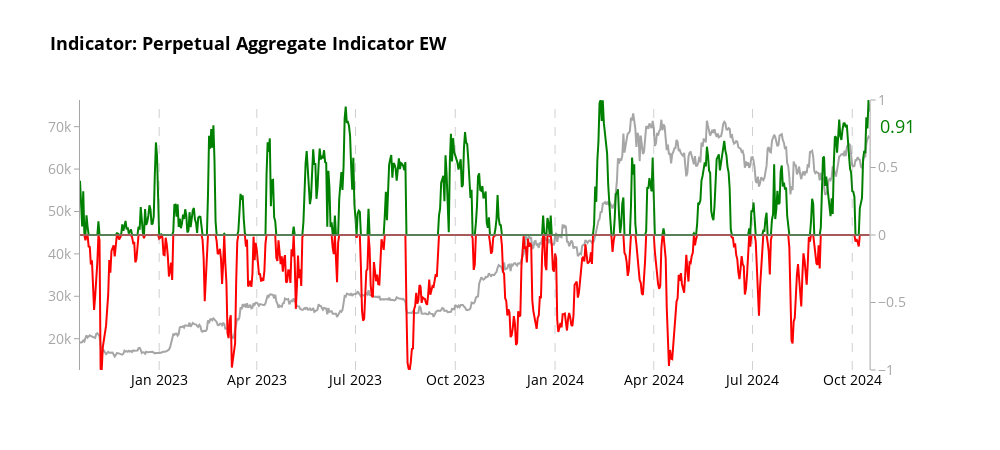
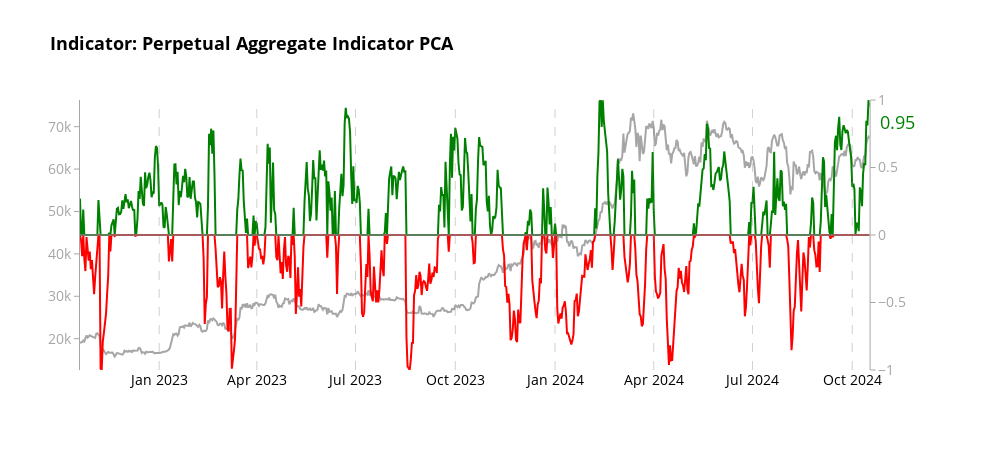

Here is the notebook cell these charts were saved with, in order:
### Code cell
# Create charts for each aggregator
aggregators = [('aggregate_indicator_equalweight', "Indicator: Perpetual Aggregate Indicator EW"),
    ('aggregate_indicator_PCA', "Indicator: Perpetual Aggregate Indicator PCA")
    ]

for aggregator, title in aggregators:
    fig = create_aggregator_chart(merged_df, aggregator, title)
    
    # Show the plot
    fig.show()
    
    # Optionally, save the plot as an HTML file
    pio.write_html(fig, file=f'bitcoin_analysis_perp_{aggregator}_two_year.html')

print("All charts have been displayed and saved as separate HTML files.")

### Figure 1 — Plotly figure (JSON) as saved in the notebook; plotly's stock layout.template omitted (floating-point values rounded to 4 significant figures; data arrays with more than 128 entries replaced by an {"elided": "..."} marker saying what was removed)
{"data": [{"line": {"color": "rgba(128, 128, 128, 0.7)", "width": 2}, "mode": "lines", "name": "Price USD", "x": {"elided": "729 str values"}, "y": {"elided": "729 float values"}, "type": "scatter", "xaxis": "x", "yaxis": "y"}, {"fill": "tozeroy", "fillcolor": "rgba(255,0,0,0)", "line": {"color": "green", "width": 2}, "mode": "lines", "name": "aggregate_indicator_equalweight (Positive)", "x": {"elided": "729 str values"}, "y": {"elided": "729 float values"}, "type": "scatter", "xaxis": "x", "yaxis": "y2"}, {"fill": "tozeroy", "fillcolor": "rgba(0,0,255,0)", "line": {"color": "red", "width": 2}, "mode": "lines", "name": "aggregate_indicator_equalweight (Negative)", "x": {"elided": "729 str values"}, "y": {"elided": "729 float values"}, "type": "scatter", "xaxis": "x", "yaxis": "y2"}, {"hoverinfo": "skip", "line": {"color": "rgba(128, 128, 128, 0.7)", "width": 2}, "showlegend": false, "x": {"elided": "729 str values"}, "y": {"elided": "729 int values"}, "type": "scatter", "xaxis": "x", "yaxis": "y2"}], "layout": {"xaxis": {"anchor": "y", "domain": [0.0, 0.94], "tickfont": {"color": "black", "size": 14}, "showgrid": false, "zeroline": false}, "yaxis": {"anchor": "x", "domain": [0.0, 1.0], "tickfont": {"color": "rgba(128, 128, 128, 0.7)", "size": 14}, "title": {"font": {"size": 18}, "text": ""}, "showgrid": false, "zeroline": false, "showline": true, "linecolor": "rgba(128, 128, 128, 0.7)", "ticks": "outside", "tickcolor": "rgba(128, 128, 128, 0.7)"}, "yaxis2": {"anchor": "x", "overlaying": "y", "side": "right", "tickfont": {"color": "rgba(128, 128, 128, 0.7)", "size": 14}, "title": {"font": {"size": 18}, "text": ""}, "showgrid": false, "range": [-1, 1], "zeroline": false, "showline": true, "linecolor": "rgba(128, 128, 128, 0.7)", "ticks": "outside", "tickcolor": "rgba(128, 128, 128, 0.7)"}, "shapes": [{"line": {"color": "rgba(128, 128, 128, 0.7)", "dash": "dash", "width": 0.75}, "opacity": 0.7, "type": "line", "x0": "2023-01-01T00:00:00", "x1": "2023-01-01T00:00:00", "xref": "x", "y0": 0, "y1": 1, "yref": "y domain"}, {"line": {"color": "rgba(128, 128, 128, 0.7)", "dash": "dash", "width": 0.75}, "opacity": 0.7, "type": "line", "x0": "2024-01-01T00:00:00", "x1": "2024-01-01T00:00:00", "xref": "x", "y0": 0, "y1": 1, "yref": "y domain"}, {"line": {"color": "rgba(128, 128, 128, 0.7)", "dash": "dash", "width": 0.75}, "opacity": 0.7, "type": "line", "x0": "2023-04-01T00:00:00", "x1": "2023-04-01T00:00:00", "xref": "x", "y0": 0, "y1": 1, "yref": "y domain"}, {"line": {"color": "rgba(128, 128, 128, 0.7)", "dash": "dash", "width": 0.75}, "opacity": 0.7, "type": "line", "x0": "2024-04-01T00:00:00", "x1": "2024-04-01T00:00:00", "xref": "x", "y0": 0, "y1": 1, "yref": "y domain"}, {"line": {"color": "rgba(128, 128, 128, 0.7)", "dash": "dash", "width": 0.75}, "opacity": 0.7, "type": "line", "x0": "2023-07-01T00:00:00", "x1": "2023-07-01T00:00:00", "xref": "x", "y0": 0, "y1": 1, "yref": "y domain"}, {"line": {"color": "rgba(128, 128, 128, 0.7)", "dash": "dash", "width": 0.75}, "opacity": 0.7, "type": "line", "x0": "2024-07-01T00:00:00", "x1": "2024-07-01T00:00:00", "xref": "x", "y0": 0, "y1": 1, "yref": "y domain"}, {"line": {"color": "rgba(128, 128, 128, 0.7)", "dash": "dash", "width": 0.75}, "opacity": 0.7, "type": "line", "x0": "2023-10-01T00:00:00", "x1": "2023-10-01T00:00:00", "xref": "x", "y0": 0, "y1": 1, "yref": "y domain"}, {"line": {"color": "rgba(128, 128, 128, 0.7)", "dash": "dash", "width": 0.75}, "opacity": 0.7, "type": "line", "x0": "2024-10-01T00:00:00", "x1": "2024-10-01T00:00:00", "xref": "x", "y0": 0, "y1": 1, "yref": "y domain"}], "annotations": [{"align": "left", "font": {"color": "green", "size": 18}, "showarrow": false, "text": "0.91", "x": 0.95, "xanchor": "left", "xref": "paper", "y": 0.8045, "yanchor": "middle", "yref": "y2"}], "title": {"font": {"color": "black", "size": 18, "weight": "bold"}, "text": "Indicator: Perpetual Aggregate Indicator EW"}, "font": {"color": "black", "size": 14}, "showlegend": false, "hovermode": "x unified", "plot_bgcolor": "white", "paper_bgcolor": "white", "width": 1000, "height": 450}}

### Figure 2 — Plotly figure (JSON) as saved in the notebook; plotly's stock layout.template omitted (floating-point values rounded to 4 significant figures; data arrays with more than 128 entries replaced by an {"elided": "..."} marker saying what was removed)
{"data": [{"line": {"color": "rgba(128, 128, 128, 0.7)", "width": 2}, "mode": "lines", "name": "Price USD", "x": {"elided": "729 str values"}, "y": {"elided": "729 float values"}, "type": "scatter", "xaxis": "x", "yaxis": "y"}, {"fill": "tozeroy", "fillcolor": "rgba(255,0,0,0)", "line": {"color": "green", "width": 2}, "mode": "lines", "name": "aggregate_indicator_PCA (Positive)", "x": {"elided": "729 str values"}, "y": {"elided": "729 float values"}, "type": "scatter", "xaxis": "x", "yaxis": "y2"}, {"fill": "tozeroy", "fillcolor": "rgba(0,0,255,0)", "line": {"color": "red", "width": 2}, "mode": "lines", "name": "aggregate_indicator_PCA (Negative)", "x": {"elided": "729 str values"}, "y": {"elided": "729 float values"}, "type": "scatter", "xaxis": "x", "yaxis": "y2"}, {"hoverinfo": "skip", "line": {"color": "rgba(128, 128, 128, 0.7)", "width": 2}, "showlegend": false, "x": {"elided": "729 str values"}, "y": {"elided": "729 int values"}, "type": "scatter", "xaxis": "x", "yaxis": "y2"}], "layout": {"xaxis": {"anchor": "y", "domain": [0.0, 0.94], "tickfont": {"color": "black", "size": 14}, "showgrid": false, "zeroline": false}, "yaxis": {"anchor": "x", "domain": [0.0, 1.0], "tickfont": {"color": "rgba(128, 128, 128, 0.7)", "size": 14}, "title": {"font": {"size": 18}, "text": ""}, "showgrid": false, "zeroline": false, "showline": true, "linecolor": "rgba(128, 128, 128, 0.7)", "ticks": "outside", "tickcolor": "rgba(128, 128, 128, 0.7)"}, "yaxis2": {"anchor": "x", "overlaying": "y", "side": "right", "tickfont": {"color": "rgba(128, 128, 128, 0.7)", "size": 14}, "title": {"font": {"size": 18}, "text": ""}, "showgrid": false, "range": [-1, 1], "zeroline": false, "showline": true, "linecolor": "rgba(128, 128, 128, 0.7)", "ticks": "outside", "tickcolor": "rgba(128, 128, 128, 0.7)"}, "shapes": [{"line": {"color": "rgba(128, 128, 128, 0.7)", "dash": "dash", "width": 0.75}, "opacity": 0.7, "type": "line", "x0": "2023-01-01T00:00:00", "x1": "2023-01-01T00:00:00", "xref": "x", "y0": 0, "y1": 1, "yref": "y domain"}, {"line": {"color": "rgba(128, 128, 128, 0.7)", "dash": "dash", "width": 0.75}, "opacity": 0.7, "type": "line", "x0": "2024-01-01T00:00:00", "x1": "2024-01-01T00:00:00", "xref": "x", "y0": 0, "y1": 1, "yref": "y domain"}, {"line": {"color": "rgba(128, 128, 128, 0.7)", "dash": "dash", "width": 0.75}, "opacity": 0.7, "type": "line", "x0": "2023-04-01T00:00:00", "x1": "2023-04-01T00:00:00", "xref": "x", "y0": 0, "y1": 1, "yref": "y domain"}, {"line": {"color": "rgba(128, 128, 128, 0.7)", "dash": "dash", "width": 0.75}, "opacity": 0.7, "type": "line", "x0": "2024-04-01T00:00:00", "x1": "2024-04-01T00:00:00", "xref": "x", "y0": 0, "y1": 1, "yref": "y domain"}, {"line": {"color": "rgba(128, 128, 128, 0.7)", "dash": "dash", "width": 0.75}, "opacity": 0.7, "type": "line", "x0": "2023-07-01T00:00:00", "x1": "2023-07-01T00:00:00", "xref": "x", "y0": 0, "y1": 1, "yref": "y domain"}, {"line": {"color": "rgba(128, 128, 128, 0.7)", "dash": "dash", "width": 0.75}, "opacity": 0.7, "type": "line", "x0": "2024-07-01T00:00:00", "x1": "2024-07-01T00:00:00", "xref": "x", "y0": 0, "y1": 1, "yref": "y domain"}, {"line": {"color": "rgba(128, 128, 128, 0.7)", "dash": "dash", "width": 0.75}, "opacity": 0.7, "type": "line", "x0": "2023-10-01T00:00:00", "x1": "2023-10-01T00:00:00", "xref": "x", "y0": 0, "y1": 1, "yref": "y domain"}, {"line": {"color": "rgba(128, 128, 128, 0.7)", "dash": "dash", "width": 0.75}, "opacity": 0.7, "type": "line", "x0": "2024-10-01T00:00:00", "x1": "2024-10-01T00:00:00", "xref": "x", "y0": 0, "y1": 1, "yref": "y domain"}], "annotations": [{"align": "left", "font": {"color": "green", "size": 18}, "showarrow": false, "text": "0.95", "x": 0.95, "xanchor": "left", "xref": "paper", "y": 0.8368, "yanchor": "middle", "yref": "y2"}], "title": {"font": {"color": "black", "size": 18, "weight": "bold"}, "text": "Indicator: Perpetual Aggregate Indicator PCA"}, "font": {"color": "black", "size": 14}, "showlegend": false, "hovermode": "x unified", "plot_bgcolor": "white", "paper_bgcolor": "white", "width": 1000, "height": 450}}
